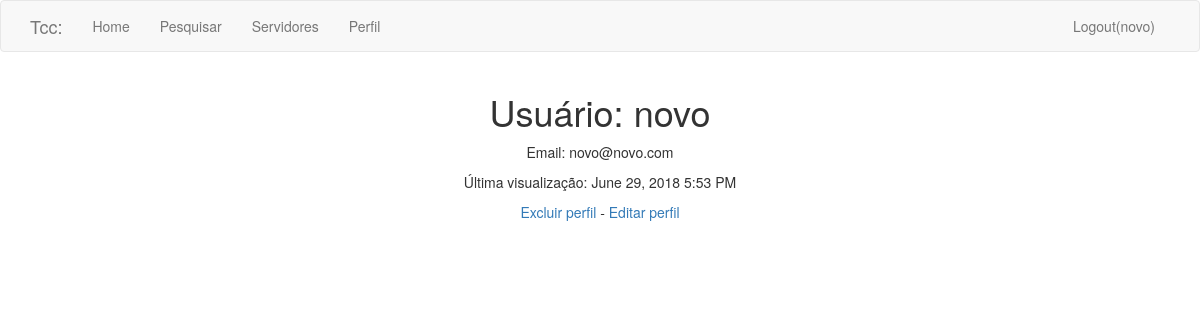
Before: /usuario/novo (signed in) with the older database file.
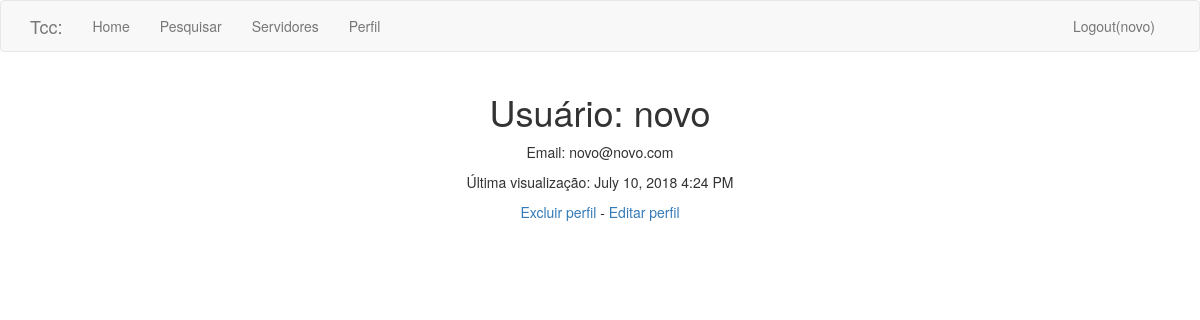
After: the same page with the newer database file.
### app/models.py (models this page shows, shortened)
class Usuario(UserMixin, db.Model):
    id = db.Column(db.Integer, primary_key=True)
    nome = db.Column(db.String(64), index=True, unique=True)
    email = db.Column(db.String(120), index=True, unique=True)
    password_hash = db.Column(db.String(128))
    last_seen = db.Column(db.DateTime, default=datetime.utcnow)
    resultados = db.relationship('Dados', backref='autor_usuario',
                                 lazy='dynamic')
    rel_servidor = db.relationship('Servidor', backref='rel_usuario',
                                   lazy='dynamic')

### app/routes.py (the view)
@app.route('/usuario/<username>')
@login_required
def user(username):
    user = Usuario.query.filter_by(nome=username).first_or_404()
    dados = Dados.query.filter_by(usuario_id=current_user.id)
    servidores = Servidor.query.filter_by(usuario_id=current_user.id)
    return render_template('user.html', title='Perfil de usuário',
                           user=user, dados=dados, servidores=servidores)

### app/models.py (called while the page is built)
@login.user_loader
def load_user(id):
    return Usuario.query.get(int(id))

### app/routes.py (called while the page is built)
@app.before_request
def before_request():
    if current_user.is_authenticated:
        current_user.last_seen = datetime.utcnow()
        db.session.commit()
    g.locale = str(get_locale())

### app/templates/user.html
{% extends "base.html" %}
{% block app_content %}
<div class="col-md-3">
</div>
<div class="col-md-6">
    <h1>Usuário: {{ user.nome }}</h1>
    <p>Email: {{ user.email }}</p>
    {% if user.last_seen %}
    <p>Última visualização: {{ moment(current_user.last_seen).format('LLL') }}</p>
    {% endif %}
    <a href="{{ url_for('deletar') }}">Excluir perfil</a>   -
    {% if user == current_user %}
    <a href="{{ url_for('edit_profile') }}">Editar perfil</a>
    {% endif %}
</div>
<div class="col-md-3">
</div>
{% endblock %}

### app/templates/base.html (shortened to what this page needs)
{% extends 'bootstrap/base.html' %}
{% block styles %}
<link rel="stylesheet" href="{{ url_for('static', filename='css/meu.css')}}">
<link rel="stylesheet" href="{{ url_for('static', filename='css/bootstrap.css')}}">
{% endblock %}
{% block navbar %}
<div class="corpo" id="corpo">
<nav class="navbar navbar-default">
    <div class="container">
        <div class="navbar-header">
        <a class="navbar-brand" href="{{ url_for('index') }}">Tcc:</a>
    </div>
    <div class="collapse navbar-collapse" id="bs-example-navbar-collapse-1">
        <ul class="nav navbar-nav">
            <li><a href="{{ url_for('index') }}">Home</a></li>
            {% if current_user.is_anonymous %}
                <li><a href="{{ url_for('login') }}">Login</a></li>
                <li><a href="{{ url_for('qr')}}">Código QR</a></li>
            {% else %}
                <li><a href="{{ url_for('servidor') }}">Pesquisar</a></li>
                <li><a onclick="clickLoad()" href="{{ url_for('ver_servidor', username=current_user.nome) }}">Servidores</a></li>
                <li><a href="{{ url_for('user', username=current_user.nome) }}">Perfil</a></li>
            {% endif %}
        </ul>
        <ul class="nav navbar-nav navbar-right">
        {% if current_user.is_anonymous %}
        {% else %}
            <li><a href="{{ url_for('logout') }}">Logout({{ current_user.nome }})</a></li>
        {% endif %}
        </ul>
        </div>
    </div>
</nav>
{% endblock %}
{% block content %}
    <article class="container text-center">
            {% block app_content %}{% endblock %}
    </article>
{% endblock %}
{% block scripts %}
  </div>
{% endblock %}

### app/static/css/meu.css (style rules this page uses)
.corpo { display: none; }

Changed rows visible on the page:
changed Usuario "novo": last_seen "June 29, 2018 5:53 PM" → "July 10, 2018 4:24 PM"
